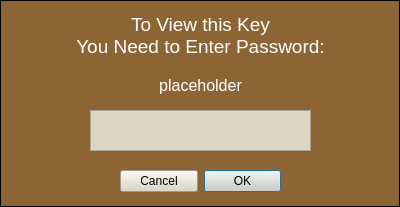
<?xml version="1.0" encoding="UTF-8"?>
<ui version="4.0">
 <class>privateKeyPasswordPrompt</class>
 <widget class="QDialog" name="privateKeyPasswordPrompt">
  <property name="geometry">
   <rect>
    <x>0</x>
    <y>0</y>
    <width>400</width>
    <height>207</height>
   </rect>
  </property>
  <property name="windowTitle">
   <string>Dialog</string>
  </property>
  <property name="styleSheet">
   <string notr="true">QPushButton {
	background-color: #dbd5c3;
}
QDialog { 
   border: 1px solid black;
    background-color: #8d6535;
}
QTextEdit {
	background-color: #dbd5c3;
}</string>
  </property>
  <widget class="QDialogButtonBox" name="buttonBox">
   <property name="geometry">
    <rect>
     <x>120</x>
     <y>170</y>
     <width>161</width>
     <height>23</height>
    </rect>
   </property>
   <property name="layoutDirection">
    <enum>Qt::RightToLeft</enum>
   </property>
   <property name="standardButtons">
    <set>QDialogButtonBox::Cancel|QDialogButtonBox::Ok</set>
   </property>
  </widget>
  <widget class="QTextEdit" name="passwordInputText">
   <property name="geometry">
    <rect>
     <x>90</x>
     <y>110</y>
     <width>221</width>
     <height>41</height>
    </rect>
   </property>
   <property name="font">
    <font>
     <pointsize>12</pointsize>
     <weight>50</weight>
     <italic>false</italic>
     <bold>false</bold>
     <underline>false</underline>
     <kerning>true</kerning>
    </font>
   </property>
  </widget>
  <widget class="QLabel" name="passwordLabel">
   <property name="geometry">
    <rect>
     <x>0</x>
     <y>10</y>
     <width>401</width>
     <height>51</height>
    </rect>
   </property>
   <property name="font">
    <font>
     <family>Arial</family>
     <pointsize>14</pointsize>
     <weight>50</weight>
     <italic>false</italic>
     <bold>false</bold>
     <underline>false</underline>
     <kerning>true</kerning>
    </font>
   </property>
   <property name="styleSheet">
    <string notr="true">QLabel {
	color: white;
}</string>
   </property>
   <property name="text">
    <string>To View this Key
You Need to Enter Password:</string>
   </property>
   <property name="alignment">
    <set>Qt::AlignCenter</set>
   </property>
  </widget>
  <widget class="QLabel" name="privateKeyIDLabel">
   <property name="geometry">
    <rect>
     <x>0</x>
     <y>70</y>
     <width>401</width>
     <height>31</height>
    </rect>
   </property>
   <property name="font">
    <font>
     <family>Arial</family>
     <pointsize>12</pointsize>
    </font>
   </property>
   <property name="styleSheet">
    <string notr="true">QLabel {
	color: white;
}</string>
   </property>
   <property name="text">
    <string>placeholder</string>
   </property>
   <property name="alignment">
    <set>Qt::AlignCenter</set>
   </property>
  </widget>
 </widget>
 <resources/>
 <connections/>
</ui>
